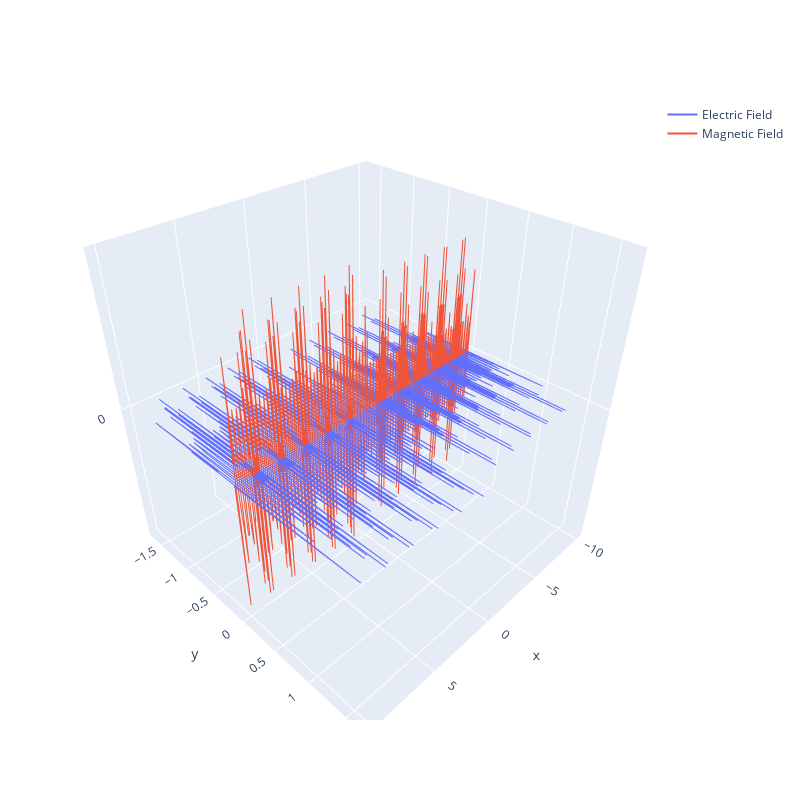

Notebook source saved alongside this figure:
### Markdown cell above
The below code is of the same process only instead for a electric field represented by a triangle wave.

### Code cell
#Reed
def gentriangle(amp,t,num):
    func = 0
    nmax = 2*num-1
    index = np.arange(1,nmax,2)
    L = np.pi
    for n in index:
        func += (((-1)**((n-1)/2))/n**2)*np.sin(n*np.pi*t/L)
    return(amp*(8/(np.pi)**2)*func)

def triangle(amp,freq,t,x,num):
    return(gentriangle(amp,t,num))


def source_triangle(t):
    return triangle(1,omega,t,0,100)

plt.figure(figsize=(10, 10), dpi=80)
ax = plt.axes(projection='3d')
ax.plot3D(t, -triangle(10,0.2,t,1,20), v,label= 'Electric Field ')
ax.plot3D(t, v, -triangle(10,0.2,t,1,20),label= 'Magnetic Field ')
ax.plot(t,v,v, 'black',label= 'Horizontal Zero',)
ax.set_xlabel('x')
ax.set_ylabel('y')
ax.set_zlabel('z')
ax.legend()

Ex = np.zeros([jmax+1,2])  
Hz = np.zeros([jmax+1,2])  

for n in range(nmax):
  #Magnetic field boundaries
    Hz[jmax-1,1] = Hz[jmax-2,0]
  #Update Magnetic field
    for j in range(jmax-1):
        Hz[j,1] = Hz[j,0] + dt/(dx*mu0) * (Ex[j+1,1] - Ex[j,1])
        Hz[j,0] = Hz[j,1]
  #Magnetic field source
    Hz[jsource-1,1] -= source_triangle(n)/Z

  #Update Electric Field boundaries
    Ex[0,1] = Ex[1,0]
  #Update electric field
    for j in range(1,jmax):
        Ex[j,1] = Ex[j,0] + dt/(dx*eps0) * (Hz[j,1]-Hz[j-1,1])
        Ex[j,0] = Ex[j,1]

  #Electric field source
    Ex[jsource,1] += source_triangle(n+1)
    Ex[jsource,0] = Ex[jsource,1]

 
  #Compute Fourier Transform
tax = np.linspace(-10.,10.,501)
f = np.linspace(-2.,2.,40001)
fE,freqE = ff(Ex[:,0],tax)
fH,freqH = ff(Hz[:,0],tax)

fig = go.Figure()
fig.add_trace(
   go.Scatter3d(x=t, 
                y=Ex[:,1], 
                z=v,
                name = 'Electric Field',
                mode = 'lines'))
fig.add_trace(
   go.Scatter3d(x=t, 
                y=v, 
                z=Hz[:,1],
                name = 'Magnetic Field',
                mode = 'lines'))

fig.update_layout(
    autosize=False,
    width=800,
    height=800)
fig.show()

fig, axs = py.subplots(2,1)
axs[0].plot(fE, np.real(freqE),label='real part of FFT for E')
axs[0].plot(fE, np.imag(freqE),label='imaginary part of FFT for E')
axs[0].legend()
axs[1].plot(fH, np.real(freqH),label='real part of FFT for H')
axs[1].plot(fH, np.imag(freqH),label='imaginary part of FFT for H')
axs[1].legend()
fig.show()

### Figure 1 — Plotly figure (JSON) as saved in the notebook; plotly's stock layout.template omitted (floating-point values rounded to 4 significant figures; data arrays with more than 128 entries replaced by an {"elided": "..."} marker saying what was removed)
{"data": [{"mode": "lines", "name": "Electric Field", "type": "scatter3d", "x": {"elided": "501 float values"}, "y": {"elided": "501 float values"}, "z": {"elided": "501 int values"}}, {"mode": "lines", "name": "Magnetic Field", "type": "scatter3d", "x": {"elided": "501 float values"}, "y": {"elided": "501 int values"}, "z": {"elided": "501 float values"}}], "layout": {"autosize": false, "height": 800, "width": 800}}
